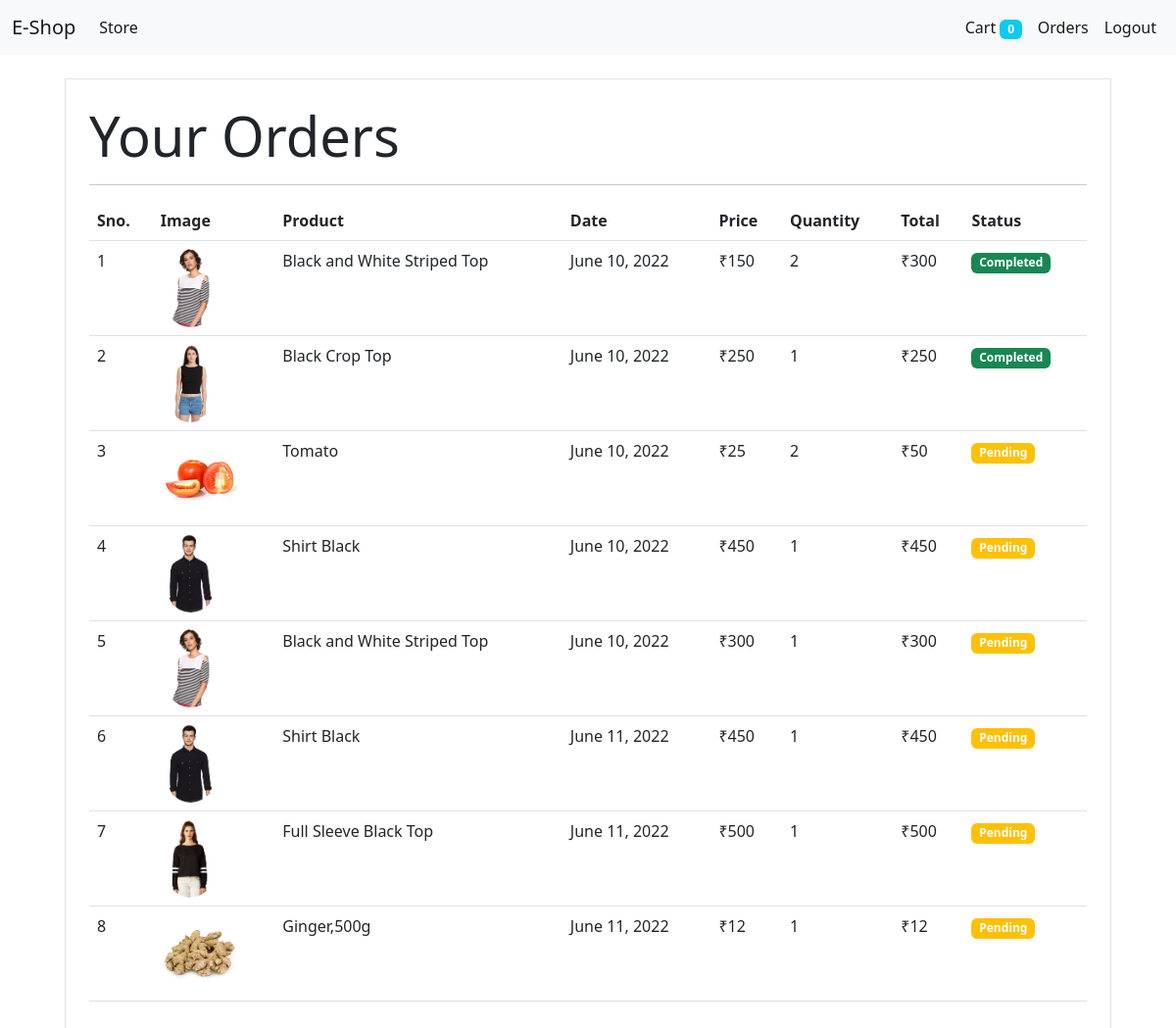
Screenshot of /orders (signed in) with the database file from the repository.
### store/models/orders.py (models this page shows, shortened)
class Order(models.Model):
    product = models.ForeignKey(Product , on_delete=models.CASCADE)
    customer = models.ForeignKey(Customer , on_delete=models.CASCADE)
    quantity = models.IntegerField(default=1)
    price = models.IntegerField()
    address = models.CharField(max_length=50 , default='' , blank=True)
    phone = models.CharField(max_length=20 , default='' , blank=True)
    date = models.DateField(default=datetime.datetime.today)
    status = models.BooleanField(default=False)
    @staticmethod
    def get_orders_by_customer(customer_id):
            return Order\
                .objects\
                .filter(customer=customer_id)\
                .order_by('-date')

### store/models/product.py (models this page shows, shortened)
class Product(models.Model):
    name = models.CharField(max_length=50)
    price = models.IntegerField(default=0)
    category = models.ForeignKey(Category, on_delete=models.CASCADE,default=1)
    description = models.CharField(max_length=200, default='', null=True, blank=True)
    image = models.ImageField(upload_to='uploads/products/',default='', null=True, blank=True)

### store/middlewares/auth.py (the view)
    def middleware(request):
        print(request.session.get('customer'))
        returnUrl = request.META['PATH_INFO']
        print(request.META['PATH_INFO'])
        if not request.session.get('customer'):
           return redirect(f'login?return_url={returnUrl}')
        response = get_response(request)
        return response

### store/templatetags/custom_filter.py (called while the page is built)
@register.filter(name='currency')
def currency(number):
    return "₹"+str(number)

@register.filter(name='multiply')
def multiply(number , number1):
    return number * number1

### store/views.py (called while the page is built)
        def get(self, request):
            customer = request.session.get('customer')
            orders = Order.get_orders_by_customer(customer)
            print(orders)
            orders = orders.reverse()
            return render(request, 'orders.html' , {'orders': orders})

### templates/orders.html
{% extends 'base.html' %}
{% block content %}
{% load cart %}
{% load custom_filter %}
<div class="container">
  <div class="border rounder p-4 m-4">
        <p class="display-4 pl-4 ml-4">Your Orders</p>
        <hr>
        <table class="table">
            <thead>
                <tr>
                    <th>Sno.</th>
                    <th>Image</th>
                    <th>Product</th>
                    <th>Date</th>
                    <th>Price</th>
                    <th>Quantity</th>
                    <th>Total</th>
                    <th>Status</th>
                </tr>
            </thead>
            <tbody>
                {% for order in orders %}
                <tr>
                    <td>{{forloop.counter}}</td>
                    <td><img style="height: 80px;" class="rounded-circle" src="{{order.product.image.url}}" alt=""></td>
                    <td>{{order.product.name}}</td>
                    <td>{{order.date}}</td>
                    <td>{{order.price|currency}}</td>
                    <td>{{order.quantity}}</td>
                    <td>{{order.quantity|multiply:order.price|currency}}</td>
                    {% if order.status %}
                    <td><small class="badge bg-success">Completed</small></td>
                    {% else %}
                    <td><small class="badge bg-warning">Pending</small></td>
                    {% endif %}
                </tr>
                {% endfor %}
            </tbody>
        </table>
  </div>
</div>
{% endblock %}

### rows the page displays
Order: product.image (picture), product.name "Black and White Striped Top", date "June 10, 2022", price "₹150", quantity "2", quantity|multiply "₹300", status "Completed"
Order: product.image (picture), product.name "Black Crop Top", date "June 10, 2022", price "₹250", quantity "1", quantity|multiply "₹250", status "Completed"
Order: product.image (picture), product.name "Tomato", date "June 10, 2022", price "₹25", quantity "2", quantity|multiply "₹50", status "Pending"
Order: product.image (picture), product.name "Shirt Black", date "June 10, 2022", price "₹450", quantity "1", quantity|multiply "₹450", status "Pending"
Order: product.image (picture), product.name "Black and White Striped Top", date "June 10, 2022", price "₹300", quantity "1", quantity|multiply "₹300", status "Pending"
Order: product.image (picture), product.name "Shirt Black", date "June 11, 2022", price "₹450", quantity "1", quantity|multiply "₹450", status "Pending"
Order: product.image (picture), product.name "Full Sleeve Black Top", date "June 11, 2022", price "₹500", quantity "1", quantity|multiply "₹500", status "Pending"
Order: product.image (picture), product.name "Ginger,500g", date "June 11, 2022", price "₹12", quantity "1", quantity|multiply "₹12", status "Pending"

### other values shown
{{ request.session.cart.keys|length }} "0"
